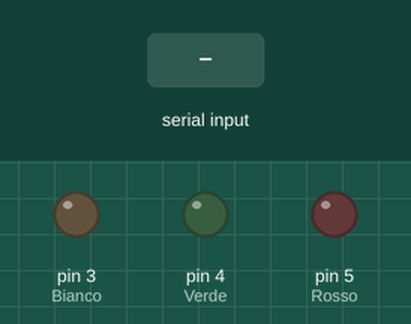
Simulated run of this sketch. Board: Arduino Uno, built with avr-gcc and run on an emulated ATmega328P. On the bench: output pins drawn as LEDs (lit = HIGH). The inputs (shaded band) are chosen by the test bench.

Above: at 4.6 s.
4.7 s: "1" received over Serial
At 5.5 s:
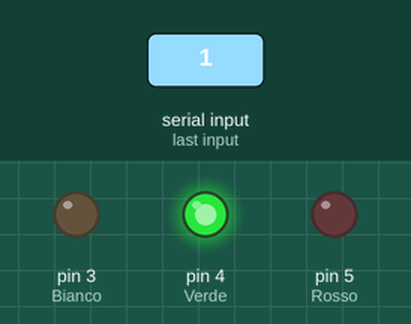
7.2 s: "2" received over Serial
At 7.9 s:
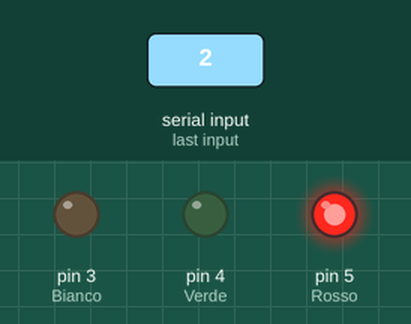
9.7 s: "4" received over Serial
At 11.0 s:
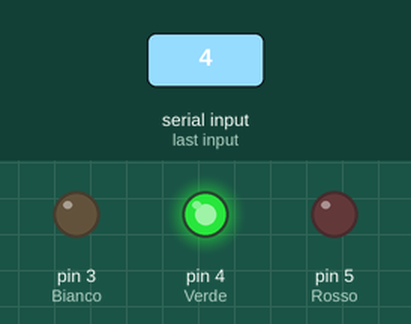
Timing chart, 0 to 16.2 s (numbered marks = the images above; inputs shaded):
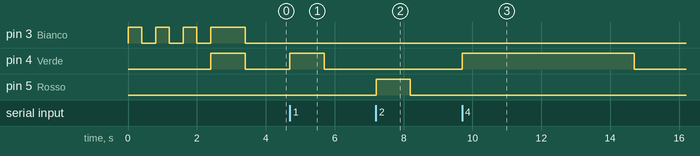

Measured:
- after the input at 4.7 s, pin 4 (Verde): LOW → HIGH at once, → LOW 1.0 s later
- after the input at 7.2 s, pin 5 (Rosso): LOW → HIGH at once, → LOW 1.0 s later
- after the input at 9.7 s, pin 4 (Verde): LOW → HIGH at once, → LOW 5.0 s later

The sketch:

Controller.ino
```cpp
#define Joystick_Y A0
#define Joystick_X A1
#define Joystick_Click 2
#define Led-White 3
#define Led-Green 4
#define Led-Red 5

void setup() {
  Serial.begin(9600);

  pinMode(A0, INPUT);
  pinMode(A1, INPUT);
  pinMode(2, INPUT);
  pinMode(3, OUTPUT); //Bianco
  pinMode(4, OUTPUT); //Verde
  pinMode(5, OUTPUT); //Rosso

  digitalWrite(3, LOW);
  digitalWrite(4, LOW);
  digitalWrite(5, LOW);


  //Serie di accensioni di led che indicano il collegamento del joystick al PC
  LampeggioLed(400, "Bianco", 3);
  AccendiLed("Bianco");
  AccendiLed("Verde");
  delay(1000);
  SpegniLed("Bianco");
  SpegniLed("Verde");

}

void loop()
{
  if(Serial.available()>0){
    char carattere=Serial.read();
    //Se Legge 0 dalla seriale si gioca
    if(carattere=='0'){
      //Il Led Bianco indica Che si sta giocando la partita
      AccendiLed("Bianco");
      VelocitaFissa();
    }

    //Se Legge 1 dalla seriale, il led verde inizerà a lampeggiare, indicando che si è fatto un punto a favore
    if(carattere=='1'){
      LampeggioLed(1000, "Verde", 1);
    }

    //Se Legge 2 dalla seriale, il led rosso inizerà a lampeggiare, indicando che si è subito un punto a sfavore
    if(carattere=='2'){
      LampeggioLed(1000, "Rosso", 1);
    }

    //Se Legge 3 dalla seriale si spegne il led bianco ed il gioco termina
    if(carattere=='3'){
      SpegniLed("Bianco");
    }

    //Se Legge 4 dalla seriale, il led verde si accendera, indicando che si ha vinto la partita
    if(carattere=='4'){
      AccendiLed("Verde");
      delay(5000);
      SpegniLed("Verde");
    }

    //Se Legge 5 dalla seriale, il led rosso si accendera, indicando che si ha perso la partita
    if(carattere=='5'){
      AccendiLed("Rosso");
      delay(5000);
      SpegniLed("Rosso");
    }
  }
}

//----------------------------------------------------------------------------------------
//Se vuoi che si muovi a velocità fissa usa questa funzione

void VelocitaFissa()
{
  int x = analogRead(Joystick_X);
  int y = analogRead(Joystick_Y);
  int button = digitalRead(Joystick_Click);
  if(x<509){
    Serial.print('s');
  }
  else if(x>509){
    Serial.print('w');
  }
  if(button == HIGH){
    Serial.print('z');
  }
}

//----------------------------------------------------------------------------------------
//Accendi il led

void AccendiLed(String colore)
{
  if(colore=="Bianco"){
    digitalWrite(3, HIGH);
  }
  else if(colore=="Verde"){
    digitalWrite(4, HIGH);
  }
  else if(colore=="Rosso"){
    digitalWrite(5, HIGH);
  }
}

//----------------------------------------------------------------------------------------
//Spegni il led

void SpegniLed(String colore)
{
  if(colore=="Bianco"){
    digitalWrite(3, LOW);
  }
  if(colore=="Verde"){
    digitalWrite(4, LOW);
  }
  if(colore=="Rosso"){
    digitalWrite(5, LOW);
  }
}

//----------------------------------------------------------------------------------------
//Lampeggia

void LampeggioLed(int tempo, String colore, int cicli)
{
  if(colore=="Bianco"){
    for(int i=0; i<cicli; i++){
      digitalWrite(3, HIGH);
      delay(tempo);
      digitalWrite(3, LOW);
      delay(tempo);
    }
  }

  else if(colore=="Verde"){
    for(int i=0; i<cicli; i++){
      digitalWrite(4, HIGH);
      delay(tempo);
      digitalWrite(4, LOW);
      delay(tempo);
    }
  }

  else if(colore=="Rosso"){
    for(int i=0; i<cicli; i++){
      digitalWrite(5, HIGH);
      delay(tempo);
      digitalWrite(5, LOW);
      delay(tempo);
    }
  }
}
```
